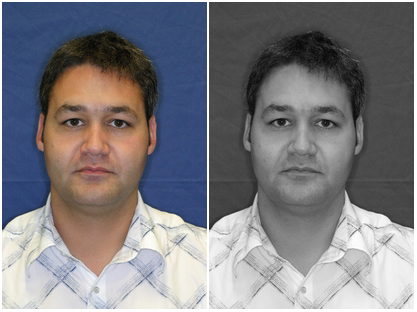
%> input picture ForReport/input.png, 417 x 312 px
$ octave --eval "result = ProcessFrame(rgb2gray(imread('../ForReport/input.png')));"   (GNU Octave 9; MATLAB toolbox functions it lacks are replaced by stand-ins)
%> lines starting %> are read from the running program, lines starting %| are printed output that depends on the picture
function [labels eye] = ProcessFrame(frame)
global h20 h10 h01 h11 h02
UNKNOWN = 0;
PEAK = 1; PIT = 2;
RIDGESADDLE = 3; RAVINESADDLE = 4;
RIDGE = 5; RAVINE = 6; FLAT = 7;
CONVEXHILL = 8; CONCAVEHILL = 9;
CONCAVESADDLEHILL = 10; CONVEXSADDLEHILL = 11; SLOPEHILL = 12;
Tmag = 1.4; Tev = 1; Tge = 0.01;

if size(frame, 3) == 3
    img = double(rgb2gray(frame));
else
    img = double(frame);
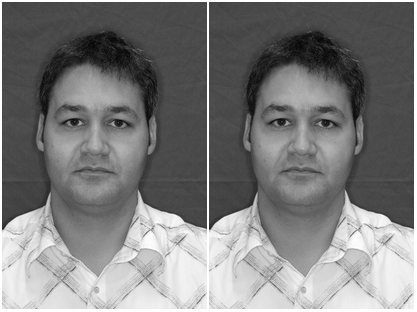
%> img: size 312x417 double; min 5, max 255, mean 124.7
end

g = fspecial('gaussian', 17, 3);
img = imfilter(img, g, 'symmetric');
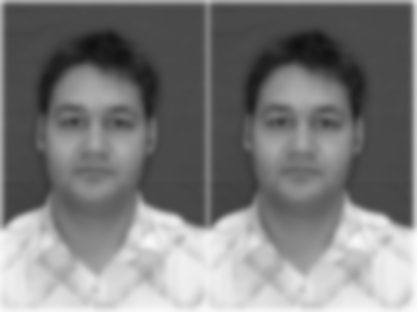
%> img: size 312x417 double; min 16.68, max 253.3, mean 124.7
img = imfilter(img, g, 'symmetric');
f20x = imfilter(img,h20,'symmetric');
%> f20x = []
f10x = imfilter(img,h10,'symmetric');
%> f10x = []
f01y = imfilter(img,h01,'symmetric');
%> f01y = []
f11xy = imfilter(img,h11,'symmetric');
%> f11xy = []
f02y = imfilter(img,h02,'symmetric');
%> f02y = []

imshow(frame); hold on;
hessian = zeros(2);
[rows cols] = size(img);
%> rows = 312; cols = 417
labels = zeros(rows, cols);
mag = sqrt(f10x.^2+f01y.^2);
%> mag = []
eye = [];
for i = 1:rows
    for j = 1:cols
        hessian(1,1) = f20x(i,j);
        hessian(1,2) = f11xy(i,j);
        hessian(2,1) = f11xy(i,j);
        hessian(2,2) = f02y(i,j);
        [v d] = eig(hessian);
        ev = diag(d);

        if mag(i,j) < Tmag && ev(1) < -Tev && ev(2) < -Tev
            % peak
%             plot(j,i,'go');
            labels(i,j) = PEAK;
        elseif mag(i,j) < Tmag && ev(1) > Tev && ev(2) > Tev
            % pit
            plot(j,i,'r+');
            eye = [eye; i j];
            labels(i,j) = PIT;
        elseif mag(i,j) < Tmag && ev(1) * ev(2) < -Tev
            % saddle
%             plot(j,i,'bx');
            if sum(ev) < 0
                labels(i,j) = RIDGESADDLE;
            else
                labels(i,j) = RAVINESADDLE;
            end
        elseif (mag(i,j) >= Tmag && ev(1) < -Tev && abs([f10x(i,j) f01y(i,j)] * v(:,1)) < Tge) || ...
            (mag(i,j) >= Tmag && ev(2) < -Tev && abs([f10x(i,j) f01y(i,j)] * v(:,2)) < Tge) || ...
            (mag(i,j) < Tmag && ev(1) < -Tev && abs(ev(2)) <= Tev) || ...
            (mag(i,j) < Tmag && abs(ev(1)) <= Tev && ev(2) < -Tev)
            % ridge
%             plot(j,i,'y*');
            labels(i,j) = RIDGE;
        elseif (mag(i,j) >= Tmag && ev(1) > Tev && abs([f10x(i,j) f01y(i,j)] * v(:,1)) < Tge) || ...
            (mag(i,j) >= Tmag && ev(2) > Tev && abs([f10x(i,j) f01y(i,j)] * v(:,2)) < Tge) || ...
            (mag(i,j) < Tmag && ev(1) > Tev && abs(ev(2)) <= Tev) || ...
            (mag(i,j) < Tmag && abs(ev(1)) <= Tev && ev(2) > Tev)
            % ravine
%             plot(j,i,'co');
            labels(i,j) = RAVINE;
        elseif (mag(i,j) < Tmag && abs(ev(1)) <= Tev && abs(ev(2)) <= Tev)
            % flat
%             plot(j,i,'rx');
            labels(i,j) = FLAT;
        elseif (abs([f10x(i,j) f01y(i,j)] * v(:,1)) >= Tge && abs([f10x(i,j) f01y(i,j)] * v(:,2)) >= Tge) || ...
                (abs([f10x(i,j) f01y(i,j)] * v(:,1)) >= Tge && abs(ev(2)) <= Tev) || ...
                (abs([f10x(i,j) f01y(i,j)] * v(:,2)) >= Tge && abs(ev(1)) <= Tev) || ...
                (mag(i,j) >= Tmag && abs(ev(1)) <= Tev && abs(ev(2)) <= Tev)
            % hillside
%             plot(j,i,'mx');
            if abs(ev(1)) <= Tev && abs(ev(2)) <= Tev
                labels(i,j) = SLOPEHILL;
            elseif (ev(1) > Tev && ev(2) >= Tev) || (ev(1) >= Tev && ev(2) > Tev)
                labels(i,j) = CONVEXHILL;
            elseif (ev(1) < -Tev && ev(2) <= -Tev) || (ev(1) <= -Tev && ev(2) < -Tev)
                labels(i,j) = CONCAVEHILL;
            elseif ev(1) * ev(2) < -Tev
                if sum(ev) < 0
                    labels(i,j) = CONVEXSADDLEHILL;
                else
                    labels(i,j) = CONCAVESADDLEHILL;
                end
            end
        else
            labels(i,j)=UNKNOWN;
        end
    end
end
hold off
%> (the run ends here)

$ run again, on ForReport/area.png
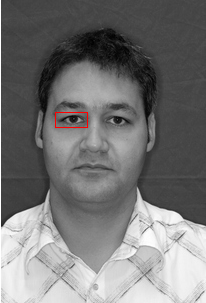
%> input picture ForReport/area.png, 206 x 303 px
%> in ProcessFrame, `img = imfilter(img, g, 'symmetric');`:
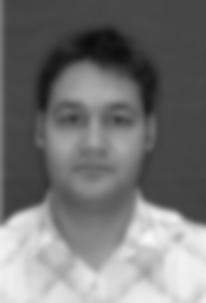
%> img: size 303x206 double; min 11.68, max 248.5, mean 117.7
%> f20x = []
%> in ProcessFrame, `imshow(frame)`:
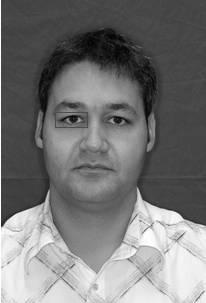
%> displayed picture: size 303x206, on the screen's scale of 0 to 255; min 0, max 255, mean 117.7; mean of the top-left, top-right, bottom-left and bottom-right quarters 84.4, 75.8, 151.5, 158.6
